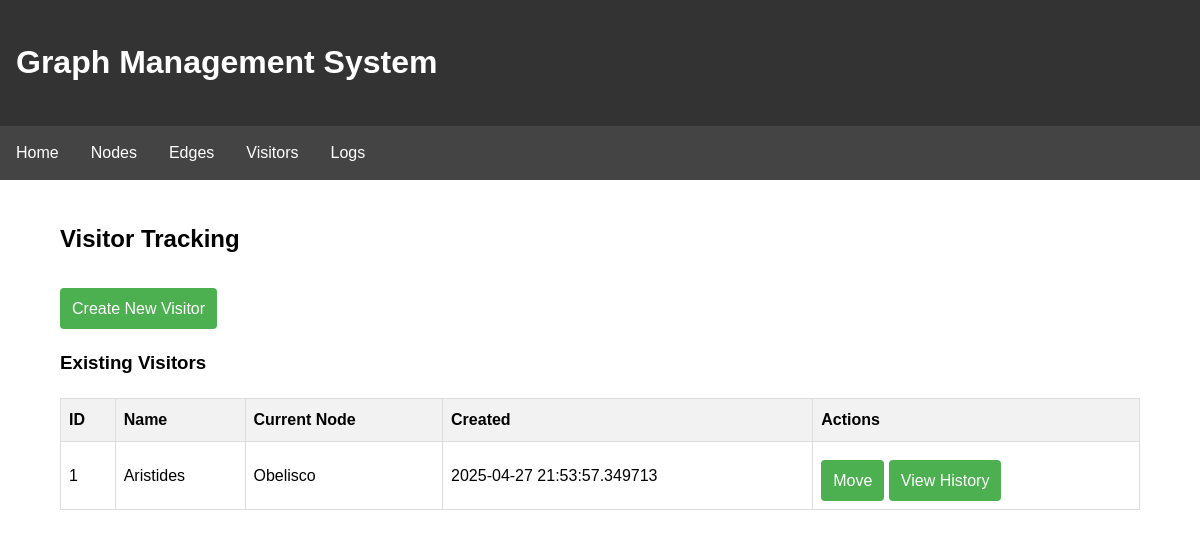
The app's page /visitors, older data.
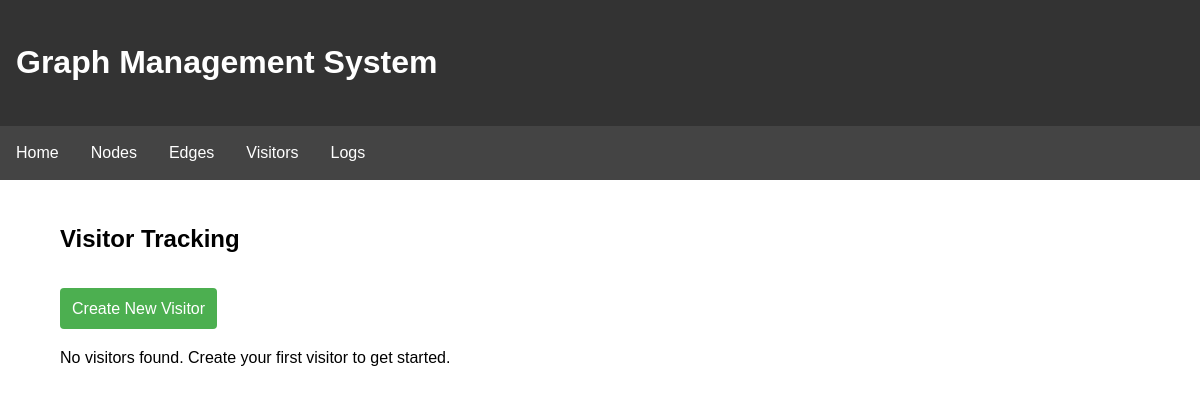
The same page, newer data.
### src/backend/models.py (models this page shows, shortened)
class Visitor(db.Model):
    __tablename__ = 'visitors'
    id: Mapped[int] = mapped_column(Integer, primary_key=True)
    name: Mapped[str] = mapped_column(String(100), nullable=False)
    current_node_id: Mapped[int] = mapped_column(Integer, ForeignKey('nodes.id'), nullable=False)
    created_at: Mapped[datetime] = mapped_column(DateTime, default=datetime.utcnow)
    updated_at: Mapped[datetime] = mapped_column(DateTime, default=datetime.utcnow, onupdate=datetime.utcnow)
    current_node: Mapped["Node"] = relationship('Node', back_populates='visitors')
    movement_history: Mapped[List["VisitorMovement"]] = relationship('VisitorMovement', back_populates='visitor', cascade='all, delete-orphan')

class Node(db.Model):
    __tablename__ = 'nodes'
    id: Mapped[int] = mapped_column(Integer, primary_key=True)
    name: Mapped[str] = mapped_column(String(100), nullable=False, unique=True)
    description: Mapped[Optional[str]] = mapped_column(Text, nullable=True)
    created_at: Mapped[datetime] = mapped_column(DateTime, default=datetime.utcnow)
    updated_at: Mapped[datetime] = mapped_column(DateTime, default=datetime.utcnow, onupdate=datetime.utcnow)
    outgoing_edges: Mapped[List["Edge"]] = relationship('Edge', back_populates='source', foreign_keys='Edge.source_id', cascade='all, delete-orphan')
    incoming_edges: Mapped[List["Edge"]] = relationship('Edge', back_populates='target', foreign_keys='Edge.target_id', cascade='all, delete-orphan')
    visitors: Mapped[List["Visitor"]] = relationship('Visitor', back_populates='current_node', cascade='all, delete-orphan')

### src/integrated_app.py (the view)
@app.route('/visitors')
def visitors_page():
    visitors = db.session.execute(db.select(Visitor)).scalars().all()
    return render_template('visitors.html', visitors=visitors)

### src/templates/visitors.html (shortened to what this page needs)
{% extends "base.html" %}
{% block content %}
    <h2>Visitor Tracking</h2>
    <a href="/visitors/new" class="btn">Create New Visitor</a>
    {% if visitors %}
        <h3>Existing Visitors</h3>
        <table>
            <thead>
                <tr>
                    <th>ID</th>
                    <th>Name</th>
                    <th>Current Node</th>
                    <th>Created</th>
                    <th>Actions</th>
                </tr>
            </thead>
            <tbody>
                {% for visitor in visitors %}
                <tr>
                    <td>{{ visitor.id }}</td>
                    <td>{{ visitor.name }}</td>
                    <td>{{ visitor.current_node.name }}</td>
                    <td>{{ visitor.created_at }}</td>
                    <td>
                        <a href="/visitors/{{ visitor.id }}/move" class="btn">Move</a>
                        <a href="/visitors/{{ visitor.id }}/history" class="btn">View History</a>
                    </td>
                </tr>
                {% endfor %}
            </tbody>
        </table>
    {% else %}
        <p>No visitors found. Create your first visitor to get started.</p>
    {% endif %}
{% endblock %}

Row changes from the older to the newer data that the page shows:
removed Visitor: id "1", name "Aristides", current_node.name "Obelisco", created_at "2025-04-27 21:53:57.349713"
Text that changed along with them:
text no longer shown: "Existing Visitors ID Name Current Node Created Actions"
text now shown: "No visitors found. Create your first visitor to get started."
